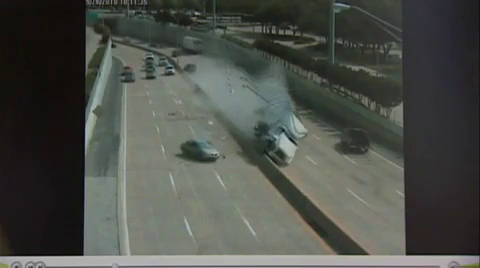
#> input picture frame 204 of videoplayback.mp4, 480 x 268 px
$ python HSPY.py
#> lines starting #> are read from the running program, lines starting #| are printed output that depends on the picture
import cv2
import numpy as np
from matplotlib import pyplot as plt
import time
import os

FILTER = 7
count = 0

def HS(im1, im2, alpha, ite,):

    #set up initial velocities
    uInitial = np.zeros([im1.shape[0],im1.shape[1]])
    vInitial = np.zeros([im1.shape[0],im1.shape[1]])

    # Set initial value for the flow vectors
    u = uInitial
    v = vInitial

    # Estimate derivatives
    [fx, fy, ft] = computeDerivatives(im1, im2)

    # Averaging kernel
    kernel=np.matrix([[1/12, 1/6, 1/12],[1/6, 0, 1/6],[1/12, 1/6, 1/12]])

    print(fx[100,100],fy[100,100],ft[100,100])

    # Iteration to reduce error
    for i in range(ite):
        # Compute local averages of the flow vectors
        uAvg = cv2.filter2D(u,-1,kernel)
        vAvg = cv2.filter2D(v,-1,kernel)

        uNumer = (fx.dot(uAvg.T) + fy.dot(vAvg.T) + ft).dot(ft)
        uDenom = alpha + fx**2 + fy**2
        u = uAvg - np.divide(uNumer,uDenom)

        # print np.linalg.norm(u)

        vNumer = (fx.dot(uAvg) + fy.dot(vAvg) + ft).dot(ft)
        vDenom = alpha + fx**2 + fy**2
        v = vAvg - np.divide(vNumer,vDenom)
    return (u,v)

def computeDerivatives(im1, im2):
    # build kernels for calculating derivatives
    kernelX = np.matrix([[-1,1],[-1,1]])*.25 #kernel for computing dx
    kernelY = np.matrix([[-1,-1],[1,1]])*.25 #kernel for computing dy
    kernelT = np.ones([2,2])*.25

    #apply the filter to every pixel using OpenCV's convolution function
    fx = cv2.filter2D(im1,-1,kernelX) + cv2.filter2D(im2,-1,kernelX)
    fy = cv2.filter2D(im1,-1,kernelY) + cv2.filter2D(im2,-1,kernelY)
    # ft = im2 - im1
    ft = cv2.filter2D(im2,-1,kernelT) + cv2.filter2D(im1,-1,-kernelT)
    return (fx,fy,ft)

def smoothImage(img,kernel):
    G = gaussFilter(kernel)
    smoothedImage=cv2.filter2D(img,-1,G)
    smoothedImage=cv2.filter2D(smoothedImage,-1,G.T)
    return smoothedImage

def gaussFilter(segma):
    kSize = 2*(segma*3)
    x = range(-kSize//2,kSize//2,1+1//kSize)
    x = np.array(x)
    G = (1/(2*np.pi)**.5*segma) * np.exp(-x**2/(2*segma**2))
    return G

def compareGraphs():
    plt.ion() #makes it so plots don't block code execution
    plt.imshow(imgNew,cmap = 'gray')
    # plt.scatter(POI[:,0,1],POI[:,0,0])
    for i in range(len(u)):
        if i%5 ==0:
            for j in range(len(u)):
                if j%5 == 0:
                    plt.arrow(j,i,v[i,j]*.00001,u[i,j]*.00001, color = 'red')
                pass
        # print i
    # plt.arrow(POI[:,0,0],POI[:,0,1],0,-5)
    plt.show()

if os.path.isdir("./res") == False:
    os.mkdir("./res")
cap = cv2.VideoCapture('./videoplayback.mp4')
# Check if camera opened successfully
if (cap.isOpened()== False):
    print("Error opening video stream or file")
#fourcc = cv2.VideoWriter_fourcc(*'XVID')
#out = cv2.VideoWriter('output.avi',fourcc, 20.0, (160,90))

# Read until video is completed
ret, old = cap.read()
#> old is the input picture: shape (268, 480, 3); mean B, G, R 73.6, 79.5, 76.6
old = cv2.cvtColor(old, cv2.COLOR_BGR2GRAY)
#> old: shape (268, 480)
count = 1
while(cap.isOpened()):
    ret, new = cap.read()
    new = cv2.cvtColor(new, cv2.COLOR_BGR2GRAY)
#> new: shape (268, 480)
    if ret == True:
        imgNew = smoothImage(new,1)
#> in smoothImage, `smoothedImage=cv2.filter2D(smoothedImage,-1,G.T)`:
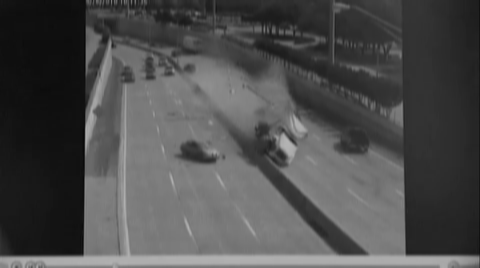
#> smoothedImage: shape (268, 480); min 6, max 180, mean 77.2
        imgOld = smoothImage(old,1)
        [u,v] = HS(imgOld, imgNew, 1, 100)
#> in computeDerivatives, `fx = cv2.filter2D(im1,-1,kernelX) + cv2.filter2D(im2,-1,kernelX)`:
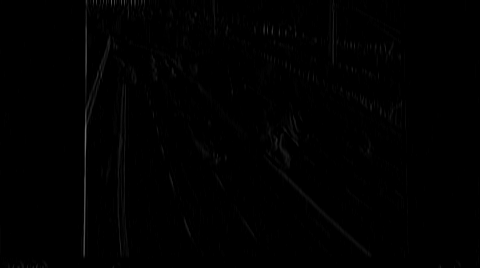
#> fx: shape (268, 480); min 0, max 108, mean 1
#| 0 0 138
#> after the loop in HS, `for i in range(ite):`: u: shape (268, 480) float64; every value is 0
#> (the run stopped early here; a loop or call above may not have finished)

$ run again, starting later in the video
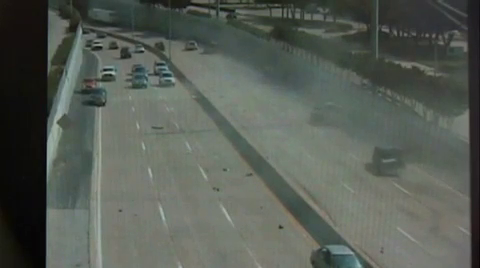
#> input picture frame 919 of videoplayback.mp4, 480 x 268 px
#> old is the input picture: shape (268, 480, 3); mean B, G, R 85.2, 93, 86.8
#> old: shape (268, 480)
#> new: shape (268, 480)
#> in computeDerivatives, `fx = cv2.filter2D(im1,-1,kernelX) + cv2.filter2D(im2,-1,kernelX)`:
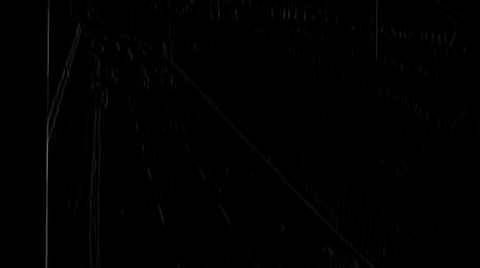
#> fx: shape (268, 480); min 0, max 96, mean 0.9
#> in computeDerivatives, `fy = cv2.filter2D(im1,-1,kernelY) + cv2.filter2D(im2,-1,kernelY)`:
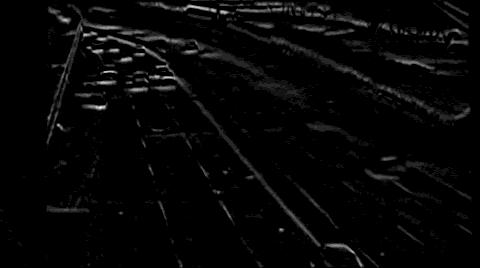
#> fy: shape (268, 480); min 0, max 26, mean 0.6; drawn with min black and max white
#| 4 0 64

$ run again, starting later in the video
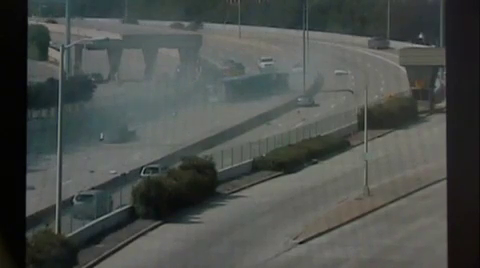
#> input picture frame 1634 of videoplayback.mp4, 480 x 268 px
#> old is the input picture: shape (268, 480, 3); mean B, G, R 75.5, 78.6, 74.4
#> old: shape (268, 480)
#> new: shape (268, 480)
#> in computeDerivatives, `fx = cv2.filter2D(im1,-1,kernelX) + cv2.filter2D(im2,-1,kernelX)`:
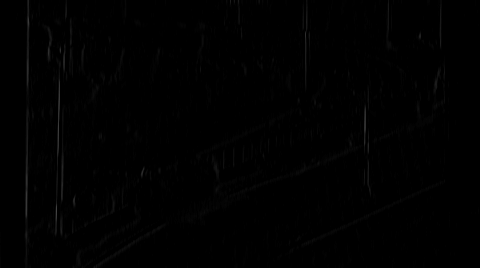
#> fx: shape (268, 480); min 0, max 68, mean 0.9
#> in computeDerivatives, `fy = cv2.filter2D(im1,-1,kernelY) + cv2.filter2D(im2,-1,kernelY)`:
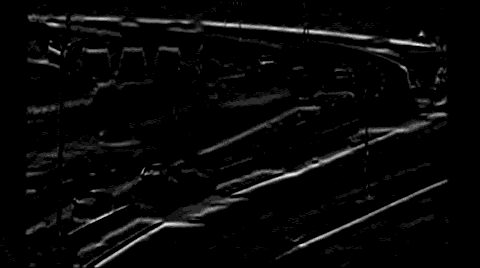
#> fy: shape (268, 480); min 0, max 24, mean 0.8; drawn with min black and max white
#| 0 0 97
